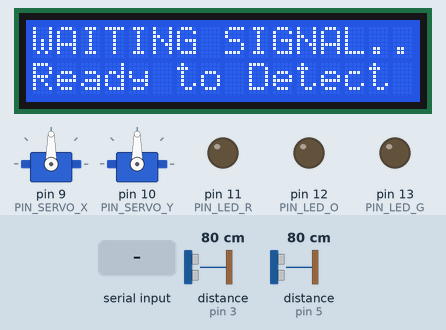
This sketch was run on a simulated Arduino Uno, built with avr-gcc and run on an emulated ATmega328P. Shown: 16×2 character LCD, 2 × servo, output pins drawn as LEDs (lit = HIGH). The inputs (shaded band) are chosen by the test bench; at power-on: distance to the obstacle (sensors on pin 3, pin 5) 80 cm. The echo pulse lasts 58.3 µs per cm; pins used as bus, display or sensor lines are not drawn; what the sketch prints to the serial monitor is not drawn.

Above: at 2.8 s.
2.9 s: "PLATE:\n" received over Serial
At 4.1 s:
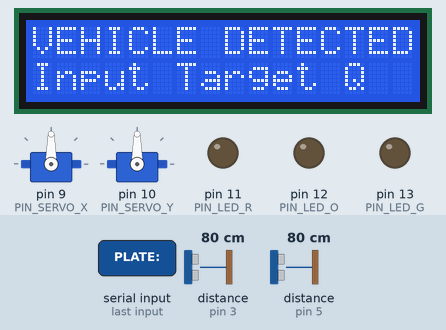
4.4 s: "90,45\n" received over Serial
At 5.1 s:
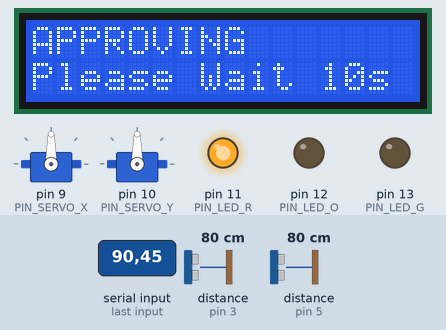
At 15.0 s:
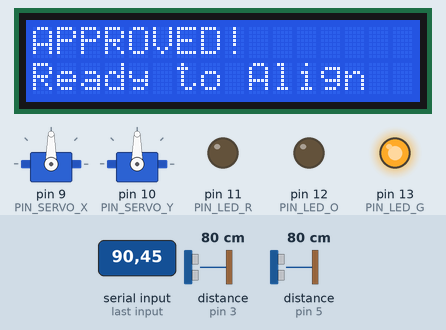
Timing chart, 0 to 20.9 s (numbered marks = the images above; inputs shaded):
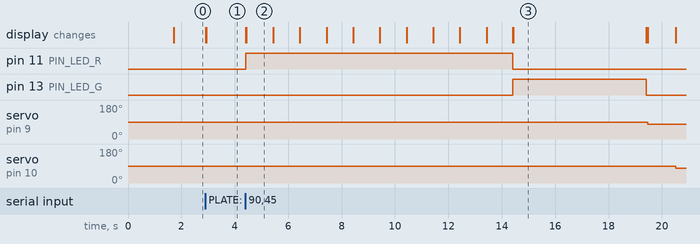

The sketch:

total_system.ino
```cpp
/*
 * 무선전력 충전 시스템 (XY Stage Auto-Align & Charging)
 * 최종 통합본 (Final Version)
 */

#include <Servo.h>
#include <Wire.h>
#include <LiquidCrystal_I2C.h>

// ==========================================
// 1. 하드웨어 설정
// ==========================================
LiquidCrystal_I2C lcd(0x27, 16, 2); // 주소: 0x27 or 0x3F

const int PIN_LED_R = 11;
const int PIN_LED_O = 12;
const int PIN_LED_G = 13;

const int PIN_SERVO_X = 9;
const int PIN_SERVO_Y = 10;

const int TRIG_L = 4, ECHO_L = 5; // X축 거리 측정용
const int TRIG_R = 6, ECHO_R = 7; // (보조)
const int TRIG_F = 2, ECHO_F = 3; // Y축 거리 측정용

const int PIN_CURRENT = A0;

Servo servoX;
Servo servoY;
String plateText = "";

// ==========================================
// 2. 캘리브레이션 변수 (★나중에 여기를 수정하세요★)
// ==========================================

// ---------------------------------------------------------
// <<< [수정할 부분 시작] >>>
// 캘리브레이션 도구로 구한 값을 여기에 넣으세요.
// 공식: 각도 = (AX * 거리) + BX

// [X축 설정]
float AX = 1.0;    // 기울기 (예: 5.33)
float BX = 0.0;    // 절편 (예: -70.0)

// [Y축 설정]
float AY = 1.0;    // 기울기 (예: -5.33)
float BY = 0.0;    // 절편 (예: 276.5)

// [서보 안전 범위] (기계적으로 닿지 않는 안전 각도)
const int SERVO_MIN = 10;
const int SERVO_MAX = 170;
// <<< [수정할 부분 끝] >>>
// ---------------------------------------------------------

// 서보 홈 위치
const int X_HOME = 90;
const int Y_HOME = 90;
const int T_SERVO_WAIT = 1000; // 이동 후 대기 시간

// ==========================================
// 3. 시스템 변수 정의
// ==========================================
enum State {
  S00_WAIT_SIGNAL,
  S01_WAIT_INPUT,
  S1_APPROVING,
  S2_APPROVED,
  S3_ALIGNING,
  S4_CHARGING,
  S5_COMPLETED
};
State currentState = S00_WAIT_SIGNAL;
bool isStateFirstRun = true; // 상태 진입 플래그

// 충전 변수
float Q_target_mAh = 0.0;
double Q_accum_As = 0.0;
double Q_accum_mAh = 0.0;
unsigned long lastCurrentMeasureTime = 0;

// UI 변수
unsigned long stateStartTime = 0;
unsigned long lastScreenSwitch = 0;
int screenMode = 1;
int lastAnimSec = -1;

String normalizedPlate() {
  String plate = plateText;
  plate.trim();
  if (plate.length() == 0) plate = "UNKNOWN";
  if (plate.length() > 10) plate = plate.substring(0, 10);
  return plate;
}

// 번호판에서 뒤쪽 숫자 4자리만 추출 (없으면 UNKNOWN)
String plateTailDigits() {
  String digits = "";
  for (int i = plateText.length() - 1; i >= 0 && digits.length() < 4; i--) {
    if (isDigit(plateText[i])) {
      digits = plateText[i] + digits;
    }
  }
  if (digits.length() == 0) {
    return "UNKNOWN";
  }
  return digits;
}

bool trySetPlateFromLine(const String& line) {
  String msg = line;
  msg.trim();
  if (msg.length() < 3) return false;

  String upper = msg;
  upper.toUpperCase();

  if (upper.startsWith("PLATE:")) {
    msg = msg.substring(6);
    msg.trim();
  }

  // 시리얼로 4자리 숫자만 보내는 경우도 지원
  bool hasDigitOnly = true;
  for (unsigned int i = 0; i < msg.length(); i++) {
    if (!isDigit(msg[i]) && msg[i] != ' ') {
      hasDigitOnly = false;
      break;
    }
  }
  if (!hasDigitOnly && !upper.startsWith("PLATE:")) {
    return false;
  }

  plateText = msg;
  plateText.trim();
  Serial.print(">> Plate received: ");
  Serial.println(plateText);
  Serial.print(">> Plate tail: ");
  Serial.println(plateTailDigits());
  return true;
}

bool hasDigit(const String& text) {
  for (unsigned int i = 0; i < text.length(); i++) {
    if (isDigit(text[i])) return true;
  }
  return false;
}

void showPlateStatus(const char* statusLine) {
  lcd.clear();
  lcd.setCursor(0, 0);
  lcd.print("HELLO ");
  lcd.print(plateTailDigits());
  lcd.setCursor(0, 1);
  lcd.print(statusLine);
}


// ==========================================
// 4. 초기화 (Setup)
// ==========================================
void setup() {
  Serial.begin(9600);
  Serial.setTimeout(50); // readStringUntil 대기 시간 단축
  lcd.init(); lcd.backlight();

  pinMode(PIN_LED_R, OUTPUT);
  pinMode(PIN_LED_O, OUTPUT);
  pinMode(PIN_LED_G, OUTPUT);

  pinMode(TRIG_L, OUTPUT); pinMode(ECHO_L, INPUT);
  pinMode(TRIG_R, OUTPUT); pinMode(ECHO_R, INPUT);
  pinMode(TRIG_F, OUTPUT); pinMode(ECHO_F, INPUT);

  servoX.attach(PIN_SERVO_X);
  servoY.attach(PIN_SERVO_Y);

  lcd.setCursor(0, 0); lcd.print("SYSTEM BOOT...");
  resetSystem();
}

// ==========================================
// 5. 메인 루프
// ==========================================
void loop() {
  switch (currentState) {
    case S00_WAIT_SIGNAL: handle_S00_WaitSignal(); break;
    case S01_WAIT_INPUT:  handle_S01_WaitInput();  break;
    case S1_APPROVING:    handle_S1_Approving();   break;
    case S2_APPROVED:     handle_S2_Approved();    break;
    case S3_ALIGNING:     handle_S3_Aligning();    break;
    case S4_CHARGING:     handle_S4_Charging();    break;
    case S5_COMPLETED:    handle_S5_Completed();   break;
  }
}

// ==========================================
// 6. 상태 제어 함수
// ==========================================
void changeState(State newState) {
  currentState = newState;
  stateStartTime = millis();
  isStateFirstRun = true;
  lastAnimSec = -1;
  lastScreenSwitch = 0;
  screenMode = 1;
  lcd.clear();
}

void resetSystem() {
  digitalWrite(PIN_LED_R, LOW);
  digitalWrite(PIN_LED_O, LOW);
  digitalWrite(PIN_LED_G, LOW);

  // 서보 원위치 이동
  servoX.write(X_HOME); delay(800);
  servoY.write(Y_HOME); delay(800);

  Q_accum_As = 0; Q_accum_mAh = 0; Q_target_mAh = 0;
  changeState(S00_WAIT_SIGNAL);
}

// ==========================================
// 7. 상태별 상세 동작
// ==========================================

// S00: 차량 감지 대기
void handle_S00_WaitSignal() {
  if (isStateFirstRun) {
    lcd.setCursor(0, 0); lcd.print("WAITING SIGNAL..");
    lcd.setCursor(0, 1); lcd.print("Ready to Detect");
    Serial.println("\n[S00] 차량 감지 대기중... (아무 키나 누르세요)");
    isStateFirstRun = false;
  }
  if (Serial.available() > 0) {
    String line = Serial.readStringUntil('\n');
    line.trim();
    if (line.length() == 0) return;
    if (trySetPlateFromLine(line)) {
      // 번호판만 받아도 다음 단계로 진행 (TARGET 입력 대기)
      changeState(S01_WAIT_INPUT);
      return;
    }
    String upper = line;
    upper.toUpperCase();
    if (upper == "START") {
      Serial.println(">> 차량 인식, START 수신.");
      changeState(S01_WAIT_INPUT);
    }
  }
}

// S01: 입력 대기
void handle_S01_WaitInput() {
  if (isStateFirstRun) {
    lcd.setCursor(0, 0); lcd.print("VEHICLE DETECTED");
    lcd.setCursor(0, 1); lcd.print("Input Target Q");
    Serial.println("\n[S01] 목표 충전량(mAh) 입력 (0=디버그):");
    isStateFirstRun = false;
  }
  if (Serial.available() > 0) {
    String line = Serial.readStringUntil('\n');
    line.trim();
    if (line.length() == 0) return;
    if (trySetPlateFromLine(line)) return;

    String payload = line;
    String upper = payload;
    upper.toUpperCase();
    if (upper.startsWith("TARGET:")) {
      payload = payload.substring(7);
      payload.trim();
    }

    if (!hasDigit(payload)) {
      Serial.println(">> 입력에 숫자가 없어 무시.");
      return;
    }

    float inputVal = payload.toFloat();
    if (inputVal < 0) inputVal = 0;
    Q_target_mAh = inputVal;

    Serial.print(">> 설정된 목표치: "); Serial.print((int)Q_target_mAh); Serial.println(" mAh");
    changeState(S1_APPROVING);
  }
}

// S1: 승인 (10초)
void handle_S1_Approving() {
  if (isStateFirstRun) {
    digitalWrite(PIN_LED_R, HIGH);
    Serial.println("\n[S1] 승인 중...");
    isStateFirstRun = false;
  }
  int elapsedSec = (millis() - stateStartTime) / 1000;
  if (elapsedSec >= 10) {
    digitalWrite(PIN_LED_R, LOW);
    changeState(S2_APPROVED);
    return;
  }
  if (elapsedSec != lastAnimSec) {
    lastAnimSec = elapsedSec;
    lcd.clear();
    lcd.setCursor(0, 0); lcd.print("APPROVING");
    for (int i = 0; i < (elapsedSec % 4); i++) lcd.print(".");
    lcd.setCursor(0, 1); lcd.print("Please Wait "); lcd.print(10 - elapsedSec); lcd.print("s");
  }
}

// S2: 승인 완료 (5초)
void handle_S2_Approved() {
  if (isStateFirstRun) {
    digitalWrite(PIN_LED_G, HIGH);
    lcd.setCursor(0, 0); lcd.print("APPROVED!");
    lcd.setCursor(0, 1); lcd.print("Ready to Align");
    Serial.println("\n[S2] 승인 완료.");
    isStateFirstRun = false;
  }
  if (millis() - stateStartTime >= 5000) {
    digitalWrite(PIN_LED_G, LOW);
    changeState(S3_ALIGNING);
  }
}

// S3: 정렬 (핵심 로직)
void handle_S3_Aligning() {
  if (isStateFirstRun) {
     Serial.println("\n[S3] 정렬 시작...");
     isStateFirstRun = false;
  }

  // [1] X축 정렬
  showPlateStatus("ALIGNING X");
  float distL = getDistance(TRIG_L, ECHO_L);

  // 좌표 변환 공식 적용
  int thetaX = (int)(AX * distL + BX);
  // 회전 범위 제한 (매우 중요)
  thetaX = constrain(thetaX, SERVO_MIN, SERVO_MAX);

  showPlateStatus("MOVING X");
  servoX.write(thetaX);
  delay(T_SERVO_WAIT);

  // [2] Y축 정렬
  showPlateStatus("ALIGNING Y");
  float distF = getDistance(TRIG_F, ECHO_F);

  int thetaY = (int)(AY * distF + BY);
  thetaY = constrain(thetaY, SERVO_MIN, SERVO_MAX);

  showPlateStatus("MOVING Y");
  servoY.write(thetaY);
  delay(T_SERVO_WAIT);

  // [3] 완료 안내(5초)
  showPlateStatus("ALIGN COMPLETE");
  Serial.println(">> 정렬 완료. 5초 후 충전.");
  delay(5000);

  lastCurrentMeasureTime = millis();
  changeState(S4_CHARGING);
}

// S4: 충전
void handle_S4_Charging() {
  if (isStateFirstRun) {
    digitalWrite(PIN_LED_O, HIGH);
    Serial.println("\n[S4] 충전 시작.");
    isStateFirstRun = false;
  }
  unsigned long currentMillis = millis();
  double dt = (currentMillis - lastCurrentMeasureTime) / 1000.0;
  lastCurrentMeasureTime = currentMillis;

  float currentAmps = readCurrentSensor();
  Q_accum_As += currentAmps * dt;
  Q_accum_mAh = Q_accum_As / 3.6;

  if (currentMillis - lastScreenSwitch > 3000) {
    lastScreenSwitch = currentMillis;
    screenMode = !screenMode;
    lcd.clear();
    if (screenMode == 0) {
      lcd.setCursor(0, 0); lcd.print("CHARGING...");
      lcd.setCursor(0, 1);
      if (Q_target_mAh == 0) lcd.print("[DEBUG MODE]"); else lcd.print("Do Not Touch");
    } else {
      lcd.setCursor(0, 0); lcd.print("Tgt:"); lcd.print((int)Q_target_mAh); lcd.print("mA");
      lcd.setCursor(0, 1); lcd.print("Cur:"); lcd.print((int)Q_accum_mAh); lcd.print("mA");
    }
    Serial.print("I: "); Serial.print(currentAmps); Serial.print(" A | Q: "); Serial.println(Q_accum_mAh);
  }

  bool isFinished = false;
  if (Q_target_mAh == 0) { // 디버깅
    if (millis() - stateStartTime >= 10000) isFinished = true;
  } else { // 정상
    if (Q_accum_mAh >= Q_target_mAh) isFinished = true;
  }

  if (isFinished) {
    digitalWrite(PIN_LED_O, LOW);
    changeState(S5_COMPLETED);
  }
}

// S5: 완료
void handle_S5_Completed() {
  if (isStateFirstRun) {
    digitalWrite(PIN_LED_G, HIGH);
    lcd.setCursor(0, 0); lcd.print("CHARGE COMPLETE!");
    lcd.setCursor(0, 1); lcd.print("Returning...");
    Serial.println("\n[S5] 충전 완료. 복귀 중...");
    isStateFirstRun = false;
  }
  if (millis() - stateStartTime > 2000) {
    servoX.write(X_HOME); delay(T_SERVO_WAIT);
    servoY.write(Y_HOME); delay(T_SERVO_WAIT);
    delay(5000);
    resetSystem();
  }
}

// ==========================================
// 8. 센서 보조 함수
// ==========================================
float getDistance(int trigPin, int echoPin) {
  digitalWrite(trigPin, LOW); delayMicroseconds(2);
  digitalWrite(trigPin, HIGH); delayMicroseconds(10);
  digitalWrite(trigPin, LOW);
  long duration = pulseIn(echoPin, HIGH, 30000);
  if (duration == 0) return 999.0;
  return duration * 0.034 / 2;
}

float readCurrentSensor() {
  int raw = analogRead(PIN_CURRENT);
  float voltage = (raw / 1023.0) * 5.0;
  // 센서 영점(2.5V) 미세 조정 필요 시 2.5를 변경하세요.
  float amps = (voltage - 2.5) / 0.185;
  return abs(amps);
}
```

Measured:
- after the input at 2.9 s, the display: first changes at once (image 1 shows a later state)
- after the input at 4.4 s, pin 11 (PIN_LED_R): LOW → HIGH at once, → LOW 10.0 s later; pin 13 (PIN_LED_G): LOW → HIGH after 10.0 s, → LOW 5.0 s later; servo on pin 9 (PIN_SERVO_X): 90° → 79° after 15.1 s; servo on pin 10 (PIN_SERVO_Y): 90° → 79° after 16.1 s; the display: first changes at once (image 2 shows a later state)
- what the display in image 2 shows lasts 1.0 s, from 4.4 s to 5.4 s
